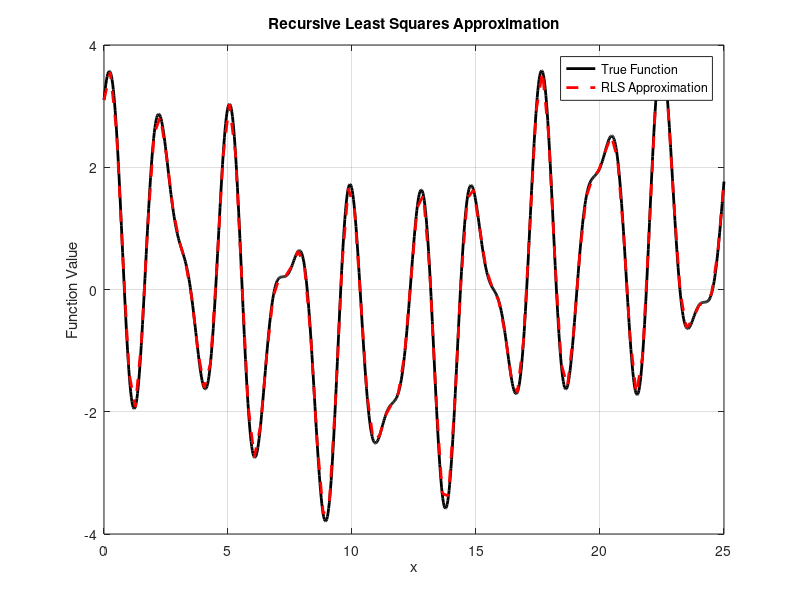

This chart was generated by the following MATLAB code:
% Recursive Least Squares Training
% Clear workspace
clear; close all; clc;

% Define the true function g(x)
function_value = 2*cos(2.5*(0:0.05:25)) + sin(4*(0:0.05:25)) + 1.1*cos(0.3*(0:0.05:25));

% Generate data
x_vals = linspace(0, 25, 100); % Training input points
y_vals = 2*cos(2.5*x_vals) + sin(4*x_vals) + 1.1*cos(0.3*x_vals); % True outputs

% Create test data
x_test = linspace(0, 25, 1000); % Test input points
y_true = 2*cos(2.5*x_test) + sin(4*x_test) + 1.1*cos(0.3*x_test); % True outputs for testing

% Initialization
theta = [0; 0; 0; 0]; % Initial parameters (4 coefficients)
P = 100000 * eye(4); % Covariance matrix (large value indicates uncertainty)
lambda = 0.999; % Forgetting factor

% Recursive Least Squares Algorithm
for t = 1:length(x_vals)
    % Construct feature vector for current input
    x_t = [cos(2.5*x_vals(t)); sin(4*x_vals(t)); cos(0.3*x_vals(t)); 1];
    y_t = y_vals(t); % Actual output for current input

    % Predicted output
    y_pred = theta' * x_t;

    % Compute error
    error = y_t - y_pred;

    % Update gain vector
    K_t = P * x_t / (lambda + x_t' * P * x_t);

    % Update parameter estimates
    theta = theta + K_t * error;

    % Update covariance matrix
    P = (P - K_t * x_t' * P) / lambda;
end

% Display the estimated parameters
fprintf('Estimated Parameters:\n');
fprintf('theta_1 = %.4f, theta_2 = %.4f, theta_3 = %.4f, theta_4 = %.4f\n', theta(1), theta(2), theta(3), theta(4));

% Generate predictions for evaluation
y_pred_vals = zeros(size(x_vals));
for i = 1:length(x_vals)
    x_t = [cos(2.5*x_vals(i)); sin(4*x_vals(i)); cos(0.3*x_vals(i)); 1];
    y_pred_vals(i) = theta' * x_t;
end

% Plot results
figure;
plot(x_test, y_true, 'k-', 'LineWidth', 2); % True function
hold on;
plot(x_vals, y_pred_vals, 'r--', 'LineWidth', 2); % RLS approximation
legend('True Function', 'RLS Approximation');
xlabel('x');
ylabel('Function Value');
title('Recursive Least Squares Approximation');
grid on;

% Compute error metrics
abs_error = abs(y_vals - y_pred_vals);
min_error = min(abs_error);
max_error = max(abs_error);
mse_error = mean(abs_error.^2);

% Display error metrics
disp('Error Metrics:');
fprintf('Minimum Error: %f\n', min_error);
fprintf('Maximum Error: %f\n', max_error);
fprintf('MSE Error: %f\n', mse_error);
